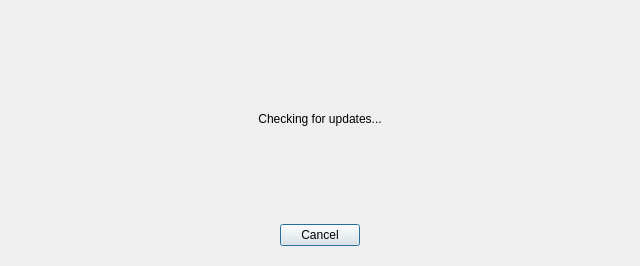
<?xml version="1.0" encoding="UTF-8"?>
<ui version="4.0">
 <class>UpdateDialog</class>
 <widget class="QDialog" name="UpdateDialog">
  <property name="geometry">
   <rect>
    <x>0</x>
    <y>0</y>
    <width>640</width>
    <height>266</height>
   </rect>
  </property>
  <property name="windowTitle">
   <string>Check for Updates</string>
  </property>
  <layout class="QVBoxLayout" name="verticalLayout_5">
   <item>
    <widget class="QStackedWidget" name="stackedWidget">
     <property name="currentIndex">
      <number>0</number>
     </property>
     <widget class="QWidget" name="checkingPage">
      <layout class="QVBoxLayout" name="verticalLayout">
       <item>
        <widget class="QLabel" name="checkingLabel">
         <property name="sizePolicy">
          <sizepolicy hsizetype="Preferred" vsizetype="Expanding">
           <horstretch>0</horstretch>
           <verstretch>0</verstretch>
          </sizepolicy>
         </property>
         <property name="text">
          <string>Checking for updates...</string>
         </property>
         <property name="alignment">
          <set>Qt::AlignCenter</set>
         </property>
         <property name="wordWrap">
          <bool>true</bool>
         </property>
        </widget>
       </item>
       <item>
        <layout class="QHBoxLayout" name="horizontalLayout_2">
         <item>
          <spacer name="horizontalSpacer_3">
           <property name="orientation">
            <enum>Qt::Horizontal</enum>
           </property>
           <property name="sizeHint" stdset="0">
            <size>
             <width>40</width>
             <height>20</height>
            </size>
           </property>
          </spacer>
         </item>
         <item>
          <widget class="QPushButton" name="cancelCheckingPushButton">
           <property name="text">
            <string>Cancel</string>
           </property>
          </widget>
         </item>
         <item>
          <spacer name="horizontalSpacer_4">
           <property name="orientation">
            <enum>Qt::Horizontal</enum>
           </property>
           <property name="sizeHint" stdset="0">
            <size>
             <width>40</width>
             <height>20</height>
            </size>
           </property>
          </spacer>
         </item>
        </layout>
       </item>
      </layout>
     </widget>
     <widget class="QWidget" name="alreadyLatestPage">
      <layout class="QVBoxLayout" name="verticalLayout_2">
       <item>
        <widget class="QLabel" name="updateCheckCompletedLabel">
         <property name="sizePolicy">
          <sizepolicy hsizetype="Preferred" vsizetype="Expanding">
           <horstretch>0</horstretch>
           <verstretch>0</verstretch>
          </sizepolicy>
         </property>
         <property name="text">
          <string>Congratulations, you are running the latest version of Silverlock (&lt;b&gt;%1&lt;/b&gt;)! There is no need to update.</string>
         </property>
         <property name="alignment">
          <set>Qt::AlignCenter</set>
         </property>
         <property name="wordWrap">
          <bool>true</bool>
         </property>
        </widget>
       </item>
       <item>
        <layout class="QHBoxLayout" name="horizontalLayout_3">
         <item>
          <spacer name="horizontalSpacer_5">
           <property name="orientation">
            <enum>Qt::Horizontal</enum>
           </property>
           <property name="sizeHint" stdset="0">
            <size>
             <width>40</width>
             <height>20</height>
            </size>
           </property>
          </spacer>
         </item>
         <item>
          <widget class="QPushButton" name="alreadyLatestPushButton">
           <property name="text">
            <string>OK</string>
           </property>
          </widget>
         </item>
         <item>
          <spacer name="horizontalSpacer_6">
           <property name="orientation">
            <enum>Qt::Horizontal</enum>
           </property>
           <property name="sizeHint" stdset="0">
            <size>
             <width>40</width>
             <height>20</height>
            </size>
           </property>
          </spacer>
         </item>
        </layout>
       </item>
      </layout>
     </widget>
     <widget class="QWidget" name="updateAvailablePage">
      <layout class="QVBoxLayout" name="verticalLayout_3">
       <item>
        <widget class="QLabel" name="updateAvailableLabel">
         <property name="sizePolicy">
          <sizepolicy hsizetype="Preferred" vsizetype="Expanding">
           <horstretch>0</horstretch>
           <verstretch>0</verstretch>
          </sizepolicy>
         </property>
         <property name="text">
          <string>An update to version &lt;b&gt;%1&lt;/b&gt; is available! You are running version &lt;b&gt;%2&lt;/b&gt;. It is strongly recommended that you upgrade now. Continue?</string>
         </property>
         <property name="wordWrap">
          <bool>true</bool>
         </property>
        </widget>
       </item>
       <item>
        <layout class="QHBoxLayout" name="horizontalLayout">
         <item>
          <spacer name="horizontalSpacer">
           <property name="orientation">
            <enum>Qt::Horizontal</enum>
           </property>
           <property name="sizeHint" stdset="0">
            <size>
             <width>40</width>
             <height>20</height>
            </size>
           </property>
          </spacer>
         </item>
         <item>
          <widget class="QPushButton" name="acceptUpgradePushButton">
           <property name="text">
            <string>Yes</string>
           </property>
          </widget>
         </item>
         <item>
          <widget class="QPushButton" name="rejectUpgradePushButton">
           <property name="text">
            <string>No</string>
           </property>
          </widget>
         </item>
         <item>
          <spacer name="horizontalSpacer_2">
           <property name="orientation">
            <enum>Qt::Horizontal</enum>
           </property>
           <property name="sizeHint" stdset="0">
            <size>
             <width>40</width>
             <height>20</height>
            </size>
           </property>
          </spacer>
         </item>
        </layout>
       </item>
      </layout>
     </widget>
     <widget class="QWidget" name="downloadUpdatePage">
      <layout class="QVBoxLayout" name="verticalLayout_4">
       <item>
        <spacer name="verticalSpacer">
         <property name="orientation">
          <enum>Qt::Vertical</enum>
         </property>
         <property name="sizeHint" stdset="0">
          <size>
           <width>20</width>
           <height>40</height>
          </size>
         </property>
        </spacer>
       </item>
       <item>
        <widget class="QLabel" name="downloadingLabel">
         <property name="text">
          <string>Contacting download server...</string>
         </property>
         <property name="alignment">
          <set>Qt::AlignCenter</set>
         </property>
         <property name="wordWrap">
          <bool>true</bool>
         </property>
        </widget>
       </item>
       <item>
        <widget class="QProgressBar" name="progressBar">
         <property name="maximum">
          <number>0</number>
         </property>
         <property name="value">
          <number>0</number>
         </property>
         <property name="textVisible">
          <bool>false</bool>
         </property>
         <property name="format">
          <string>%v / %m bytes (%p%)</string>
         </property>
        </widget>
       </item>
       <item>
        <spacer name="verticalSpacer_2">
         <property name="orientation">
          <enum>Qt::Vertical</enum>
         </property>
         <property name="sizeHint" stdset="0">
          <size>
           <width>20</width>
           <height>40</height>
          </size>
         </property>
        </spacer>
       </item>
       <item>
        <layout class="QHBoxLayout" name="horizontalLayout_5">
         <item>
          <spacer name="horizontalSpacer_9">
           <property name="orientation">
            <enum>Qt::Horizontal</enum>
           </property>
           <property name="sizeHint" stdset="0">
            <size>
             <width>40</width>
             <height>20</height>
            </size>
           </property>
          </spacer>
         </item>
         <item>
          <widget class="QPushButton" name="cancelDownloadPushButton">
           <property name="text">
            <string>Cancel</string>
           </property>
          </widget>
         </item>
         <item>
          <spacer name="horizontalSpacer_10">
           <property name="orientation">
            <enum>Qt::Horizontal</enum>
           </property>
           <property name="sizeHint" stdset="0">
            <size>
             <width>40</width>
             <height>20</height>
            </size>
           </property>
          </spacer>
         </item>
        </layout>
       </item>
      </layout>
     </widget>
     <widget class="QWidget" name="installPage">
      <layout class="QVBoxLayout" name="verticalLayout_6">
       <item>
        <widget class="QLabel" name="installLabel">
         <property name="sizePolicy">
          <sizepolicy hsizetype="Preferred" vsizetype="Expanding">
           <horstretch>0</horstretch>
           <verstretch>0</verstretch>
          </sizepolicy>
         </property>
         <property name="text">
          <string>Silverlock version &lt;b&gt;%1&lt;/b&gt; has been downloaded successfully. Silverlock will now prompt you to save your documents and exit and the installer will guide you through the installation of the new version.</string>
         </property>
         <property name="alignment">
          <set>Qt::AlignCenter</set>
         </property>
         <property name="wordWrap">
          <bool>true</bool>
         </property>
        </widget>
       </item>
       <item>
        <layout class="QHBoxLayout" name="horizontalLayout_6">
         <item>
          <spacer name="horizontalSpacer_11">
           <property name="orientation">
            <enum>Qt::Horizontal</enum>
           </property>
           <property name="sizeHint" stdset="0">
            <size>
             <width>40</width>
             <height>20</height>
            </size>
           </property>
          </spacer>
         </item>
         <item>
          <widget class="QPushButton" name="installPushButton">
           <property name="text">
            <string>Install</string>
           </property>
          </widget>
         </item>
         <item>
          <spacer name="horizontalSpacer_12">
           <property name="orientation">
            <enum>Qt::Horizontal</enum>
           </property>
           <property name="sizeHint" stdset="0">
            <size>
             <width>40</width>
             <height>20</height>
            </size>
           </property>
          </spacer>
         </item>
        </layout>
       </item>
      </layout>
     </widget>
     <widget class="QWidget" name="errorPage">
      <layout class="QVBoxLayout" name="verticalLayout_7">
       <item>
        <widget class="QLabel" name="errorLabel">
         <property name="sizePolicy">
          <sizepolicy hsizetype="Preferred" vsizetype="Expanding">
           <horstretch>0</horstretch>
           <verstretch>0</verstretch>
          </sizepolicy>
         </property>
         <property name="text">
          <string>An error occurred during the update process: %1</string>
         </property>
         <property name="alignment">
          <set>Qt::AlignCenter</set>
         </property>
         <property name="wordWrap">
          <bool>true</bool>
         </property>
        </widget>
       </item>
       <item>
        <layout class="QHBoxLayout" name="horizontalLayout_4">
         <item>
          <spacer name="horizontalSpacer_7">
           <property name="orientation">
            <enum>Qt::Horizontal</enum>
           </property>
           <property name="sizeHint" stdset="0">
            <size>
             <width>40</width>
             <height>20</height>
            </size>
           </property>
          </spacer>
         </item>
         <item>
          <widget class="QPushButton" name="acknowledgeErrorPushButton">
           <property name="text">
            <string>OK</string>
           </property>
          </widget>
         </item>
         <item>
          <spacer name="horizontalSpacer_8">
           <property name="orientation">
            <enum>Qt::Horizontal</enum>
           </property>
           <property name="sizeHint" stdset="0">
            <size>
             <width>40</width>
             <height>20</height>
            </size>
           </property>
          </spacer>
         </item>
        </layout>
       </item>
      </layout>
     </widget>
    </widget>
   </item>
  </layout>
 </widget>
 <tabstops>
  <tabstop>cancelCheckingPushButton</tabstop>
  <tabstop>alreadyLatestPushButton</tabstop>
  <tabstop>acceptUpgradePushButton</tabstop>
  <tabstop>rejectUpgradePushButton</tabstop>
  <tabstop>cancelDownloadPushButton</tabstop>
  <tabstop>installPushButton</tabstop>
  <tabstop>acknowledgeErrorPushButton</tabstop>
 </tabstops>
 <resources/>
 <connections/>
</ui>
